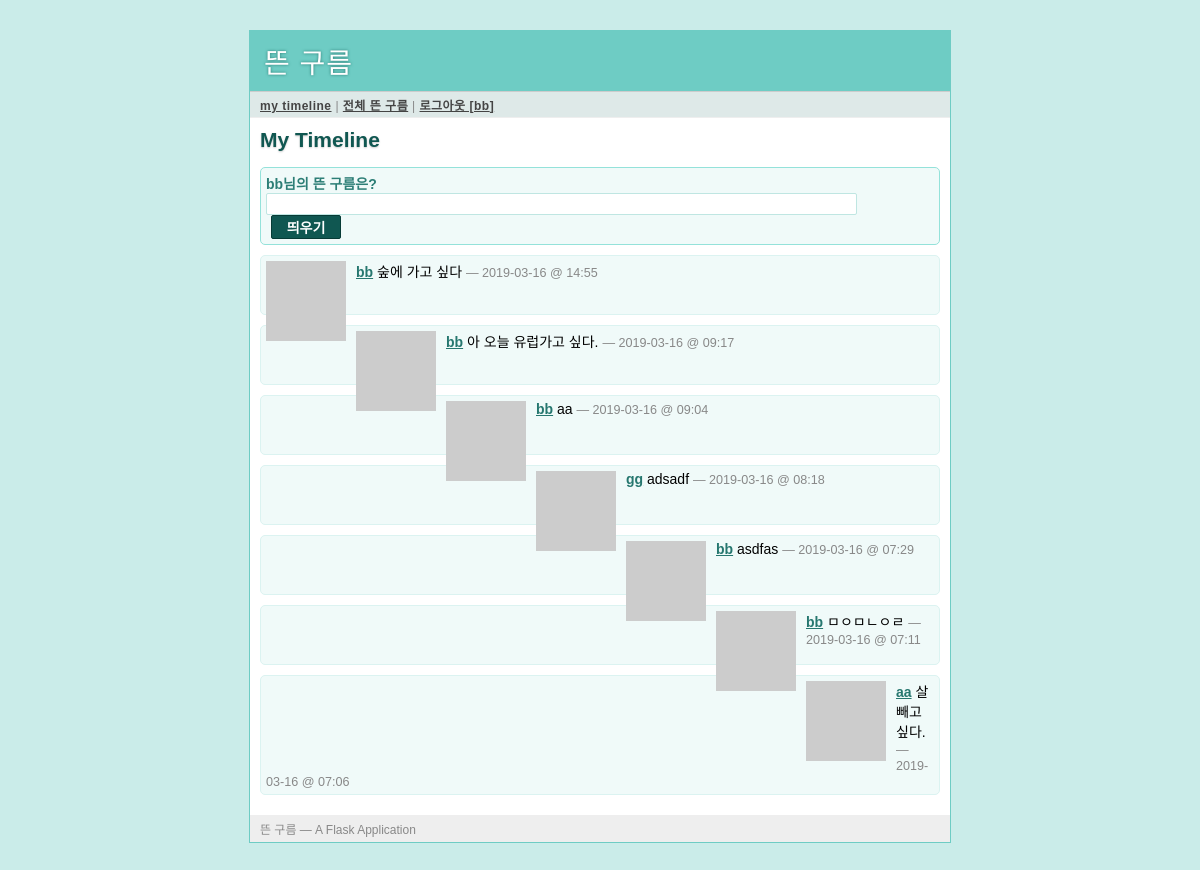
The app's page / (signed in) with its own data.
### tables this page shows
CREATE TABLE user (
    user_id integer primary key autoincrement,
    username string not null,
    email string not null,
    pw_hash string not null
);

CREATE TABLE message (
    message_id integer primary key autoincrement,
    author_id integer not null,
    text string not null,
    pub_date integer
);

### minitwit.py (the view)
@app.route('/')
def timeline():
    if not g.user:
        return redirect(url_for('public_timeline'))
    return render_template('timeline.html', messages=query_db('''
        select message.*, user.*
          from message, user
         where message.author_id = user.user_id and
                (user.user_id = ? or
                 user.user_id in (select whom_id
                                    from follower
                                   where who_id = ?))
         order by message.pub_date desc limit ?''',
        [session['user_id'], session['user_id'], PER_PAGE]))

### minitwit.py (called while the page is built)
def connect_db():
    return sqlite3.connect(app.config['DATABASE'])

def query_db(query, args=(), one=False):
    cur = g.db.execute(query, args)
    rv = [dict((cur.description[idx][0], value)
                for idx, value in enumerate(row)) for row in cur.fetchall()]
    return (rv[0] if rv else None) if one else rv

def format_datetime(timestamp):
    return datetime.utcfromtimestamp(timestamp).strftime('%Y-%m-%d @ %H:%M')

def gravatar_url(email, size=80):
    return 'http://www.gravatar.com/avatar/%s?d=identicon&s=%d' % \
        (md5(email.strip().lower().encode('utf-8')).hexdigest(), size)

@app.before_request
def before_request():
    g.db = connect_db() # DB 연결.
    g.user = None
    if 'user_id' in session:
        g.user = query_db('select * from user where user_id = ?',
                            [session['user_id']], one=True)

@app.teardown_request
def teardown_request(exception):
    if hasattr(g, 'db'):
        g.db.close()

### templates/timeline.html
{%extends "layout.html" %}
{% block title %}
{% if request.endpoint == 'public_timeline' %}
    전체 뜬 구름
{% elif request.endpoint == 'user_timeline' %}
    {{ profile_user.username }}님의 뜬 구름
{% else %}
    My Timeline
{% endif %}
{% endblock %}
{% block body %}
<h2>{{ self.title() }}</h2>
{% if g.user %}
    {% if request.endpoint == 'user_timeline' %}
        <div class=followstatus>
            {% if g.user.user_id == profile_user.user_id %}
            나의 페이지!
            {% elif followed %}
            현재 이 사용자를 팔로우하고 있습니다.
            <a class=unfollow href="{{ url_for('unfollow_user', username=profile_user.username) }}">
                Unfollow user</a>.
            {% else %}
            팔로우하지 않은 사용자입니다.
            <a class=follow href="{{ url_for('follow_user', username=profile_user.username) }}">
                Follow user</a>.
            {% endif %}
        </div>
    {% elif request.endpoint == 'timeline' %}
        <div class=twitbox>
            <h3>{{ g.user.username }}님의 뜬 구름은?</h3>
            <form action="{{ url_for('add_message') }}" method="post">
                <p>
                    <input type=text name=text size=60>
                    <input type=submit value="띄우기">
                </p>
            </form>
        </div>
    {% endif %}
{% endif %}
    <ul class=messages>
        {% for message in messages %}
        <li>
            <img src="{{ message.email|gravatar(size=48)}}">
            <p>
                <strong><a href="{{ url_for('user_timeline', username=message.username) }}">
                            {{ message.username }}</a></strong>
                {{ message.text }}
                <small>&mdash; {{ message.pub_date|datetimeformat }}</small>
                {% else %}
            </p>
        </li>
        <li>
            <em>당신의 뜬 구름이 없습니다.</em>
        {% endfor %}
        </li>
    </ul>
{% endblock %}

### templates/layout.html (shortened to what this page needs)
<!DOCTYPE html>
<link rel=stylesheet type="text/css" href="{{ url_for('static', filename='style.css') }}">
<div class=page>
    <h1>뜬 구름</h1>
    <div class=navigation>
        {% if g.user %}
            <a href="{{ url_for('timeline') }}">my timeline</a> |
            <a href="{{ url_for('public_timeline') }}">전체 뜬 구름</a> |
            <a href="{{ url_for('logout') }}">로그아웃 [{{ g.user.username }}]</a>
        {% else %}
            <a href="{{ url_for('public_timeline') }}">public_timeline</a> |
            <a href="{{ url_for('register') }}">회원 가입</a> |
            <a href="{{ url_for('login') }}">로그인</a>
        {% endif %}
    </div>
    <div class=body>
        {% block body %}{% endblock %}
    </div>
    <div class=footer>
        뜬 구름 &mdash; A Flask Application
    </div>
</div>

### static/style.css (style rules this page uses)
a { color: #26776F; }
input[type="text"], input[type="password"] { background: white; border: 1px solid #BFE6E2; padding: 2px; font-family: 'Trebuchet MS', sans-serif; font-size: 14px; -moz-border-radius: 2px; -webkit-border-radius: 2px; color: #105751; }
input[type="submit"] { background: #105751; border: 1px solid #073B36; padding: 1px 3px; font-family: 'Trebuchet MS', sans-serif; font-size: 14px; font-weight: bold; -moz-border-radius: 2px; -webkit-border-radius: 2px; color: white; }
div.page { background: white; border: 1px solid #6ECCC4; width: 700px; margin: 30px auto; }
div.page h1 { background: #6ECCC4; margin: 0; padding: 10px 14px; color: white; letter-spacing: 1px; text-shadow: 0 0 3px #24776F; font-weight: normal; }
div.page div.navigation { background: #DEE9E8; padding: 4px 10px; border-top: 1px solid #ccc; border-bottom: 1px solid #eee; color: #888; font-size: 12px; letter-spacing: 0.5px; }
div.page div.navigation a { color: #444; font-weight: bold; }
div.page h2 { margin: 0 0 15px 0; color: #105751; text-shadow: 0 1px 2px #ccc; }
div.page div.body { padding: 10px; }
div.page div.footer { background: #eee; color: #888; padding: 5px 10px; font-size: 12px; }
div.page ul.messages { list-style: none; margin: 0; padding: 0; }
div.page ul.messages li { margin: 10px 0; padding: 5px; background: #F0FAF9; border: 1px solid #DBF3F1; -moz-border-radius: 5px; -webkit-border-radius: 5px; min-height: 48px; }
div.page ul.messages p { margin: 0; }
div.page ul.messages li img { float: left; padding: 0 10px 0 0; }
div.page ul.messages li small { font-size: 0.9em; color: #888; }
div.page div.twitbox { margin: 10px 0; padding: 5px; background: #F0FAF9; border: 1px solid #94E2DA; -moz-border-radius: 5px; -webkit-border-radius: 5px; }
div.page div.twitbox h3 { margin: 0; font-size: 1em; color: #2C7E76; }
div.page div.twitbox p { margin: 0; }
div.page div.twitbox input[type="text"] { width: 585px; }
div.page div.twitbox input[type="submit"] { width: 70px; margin-left: 5px; }

### records on screen
user: user.username "bb"
message: username "bb", text "숲에 가고 싶다", pub_date "2019-03-16 @ 14:55"
message: username "bb", text "아 오늘 유럽가고 싶다.", pub_date "2019-03-16 @ 09:17"
message: username "bb", text "aa", pub_date "2019-03-16 @ 09:04"
message: username "gg", text "adsadf", pub_date "2019-03-16 @ 08:18"
message: username "bb", text "asdfas", pub_date "2019-03-16 @ 07:29"
message: username "bb", text "ㅁㅇㅁㄴㅇㄹ", pub_date "2019-03-16 @ 07:11"
message: username "aa", text "살 빼고 싶다.", pub_date "2019-03-16 @ 07:06"
